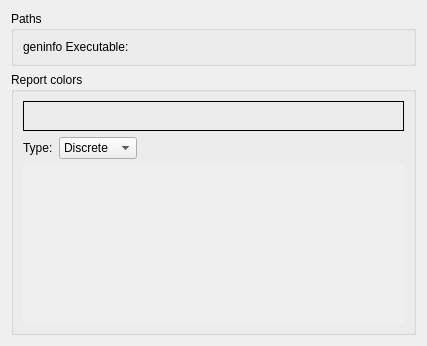
<?xml version="1.0" encoding="UTF-8"?>
<ui version="4.0">
 <class>LCovPrefsWidget</class>
 <widget class="QWidget" name="LCovPrefsWidget">
  <property name="geometry">
   <rect>
    <x>0</x>
    <y>0</y>
    <width>427</width>
    <height>346</height>
   </rect>
  </property>
  <layout class="QVBoxLayout" name="verticalLayout_3">
   <item>
    <widget class="QGroupBox" name="pathsGroupBox">
     <property name="title">
      <string comment="@title:group">Paths</string>
     </property>
     <layout class="QHBoxLayout" name="horizontalLayout">
      <item>
       <widget class="QLabel" name="geninfoPathLabel">
        <property name="text">
         <string>geninfo Executable:</string>
        </property>
        <property name="buddy">
         <cstring>kcfg_geninfoPath</cstring>
        </property>
       </widget>
      </item>
      <item>
       <widget class="KUrlRequester" name="kcfg_geninfoPath">
        <property name="toolTip">
         <string>Select the geninfo executable to use for extracting visualization from coverage data</string>
        </property>
       </widget>
      </item>
     </layout>
    </widget>
   </item>
   <item>
    <widget class="QGroupBox" name="colorsGroupBox">
     <property name="whatsThis">
      <string comment="@info:whatsthis">Configuration for coverage report colors.

In the directory view of the coverage report, each directory coverage percentage is represented using a color. 

The color associated to each percentage is taken from a color range, made up of several stop points. Stop points represent a color at a specific percentage. 

A color range has two different and independent modes: discrete and gradient. In discrete type, all percentage values between the previous stop point and the current one have the color of the current one. In gradient type, the values are interpolated between the previous stop point's color and the current stop point's color.</string>
     </property>
     <property name="title">
      <string comment="@title:group">Report colors</string>
     </property>
     <layout class="QVBoxLayout" name="verticalLayout_2" stretch="1,0,10">
      <item>
       <widget class="QFrame" name="colorRangeBarFrame">
        <property name="sizePolicy">
         <sizepolicy hsizetype="Preferred" vsizetype="Expanding">
          <horstretch>0</horstretch>
          <verstretch>0</verstretch>
         </sizepolicy>
        </property>
        <property name="minimumSize">
         <size>
          <width>0</width>
          <height>30</height>
         </size>
        </property>
        <property name="toolTip">
         <string comment="@info:tooltip">Current color range</string>
        </property>
        <property name="whatsThis">
         <string comment="@info:whatsthis">Representation of the color range to be used in the coverage report colors.</string>
        </property>
        <property name="frameShape">
         <enum>QFrame::Box</enum>
        </property>
        <property name="frameShadow">
         <enum>QFrame::Plain</enum>
        </property>
       </widget>
      </item>
      <item>
       <layout class="QHBoxLayout" name="horizontalLayout_2">
        <item>
         <widget class="QLabel" name="typeLabel">
          <property name="text">
           <string comment="@label:listbox">Type:</string>
          </property>
         </widget>
        </item>
        <item>
         <widget class="KComboBox" name="modeComboBox">
          <property name="toolTip">
           <string comment="@info:tooltip">Color range type</string>
          </property>
          <property name="whatsThis">
           <string comment="@info:whatsthis">Choose the type of color range to be used in the coverage report colors.</string>
          </property>
          <item>
           <property name="text">
            <string comment="@item:inlistbox Discrete color range type">Discrete</string>
           </property>
          </item>
          <item>
           <property name="text">
            <string comment="@item:inlistbox Gradient color range type">Gradient</string>
           </property>
          </item>
         </widget>
        </item>
        <item>
         <spacer name="horizontalSpacer">
          <property name="orientation">
           <enum>Qt::Horizontal</enum>
          </property>
          <property name="sizeHint" stdset="0">
           <size>
            <width>40</width>
            <height>20</height>
           </size>
          </property>
         </spacer>
        </item>
       </layout>
      </item>
      <item>
       <widget class="QScrollArea" name="stopPointsScrollArea">
        <property name="frameShape">
         <enum>QFrame::NoFrame</enum>
        </property>
        <property name="frameShadow">
         <enum>QFrame::Plain</enum>
        </property>
        <property name="widgetResizable">
         <bool>true</bool>
        </property>
        <widget class="QWidget" name="scrollAreaWidgetContents">
         <property name="geometry">
          <rect>
           <x>0</x>
           <y>0</y>
           <width>387</width>
           <height>154</height>
          </rect>
         </property>
         <layout class="QVBoxLayout" name="verticalLayout"/>
        </widget>
       </widget>
      </item>
     </layout>
    </widget>
   </item>
  </layout>
 </widget>
 <customwidgets>
  <customwidget>
   <class>KUrlRequester</class>
   <extends>QFrame</extends>
   <header>kurlrequester.h</header>
  </customwidget>
  <customwidget>
   <class>KComboBox</class>
   <extends>QComboBox</extends>
   <header>kcombobox.h</header>
  </customwidget>
 </customwidgets>
 <resources/>
 <connections/>
</ui>
